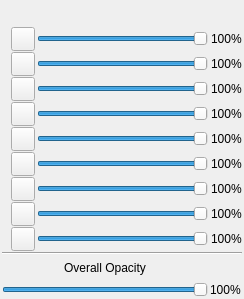
<?xml version="1.0" encoding="UTF-8"?>
<ui version="4.0">
 <class>LMColorPropertiesFrame</class>
 <widget class="QFrame" name="LMColorPropertiesFrame">
  <property name="geometry">
   <rect>
    <x>0</x>
    <y>0</y>
    <width>244</width>
    <height>299</height>
   </rect>
  </property>
  <property name="sizePolicy">
   <sizepolicy hsizetype="Preferred" vsizetype="Maximum">
    <horstretch>0</horstretch>
    <verstretch>0</verstretch>
   </sizepolicy>
  </property>
  <property name="minimumSize">
   <size>
    <width>0</width>
    <height>285</height>
   </size>
  </property>
  <property name="windowTitle">
   <string>Frame</string>
  </property>
  <layout class="QGridLayout" name="gridLayout">
   <property name="leftMargin">
    <number>2</number>
   </property>
   <property name="topMargin">
    <number>2</number>
   </property>
   <property name="rightMargin">
    <number>2</number>
   </property>
   <property name="bottomMargin">
    <number>2</number>
   </property>
   <property name="horizontalSpacing">
    <number>2</number>
   </property>
   <property name="verticalSpacing">
    <number>1</number>
   </property>
   <item row="2" column="3">
    <widget class="QLabel" name="pct_label_1">
     <property name="font">
      <font>
       <family>Segoe UI</family>
       <pointsize>9</pointsize>
      </font>
     </property>
     <property name="text">
      <string>100%</string>
     </property>
     <property name="indent">
      <number>1</number>
     </property>
    </widget>
   </item>
   <item row="5" column="1">
    <widget class="QPushButton" name="label_button_4">
     <property name="sizePolicy">
      <sizepolicy hsizetype="Fixed" vsizetype="Fixed">
       <horstretch>0</horstretch>
       <verstretch>0</verstretch>
      </sizepolicy>
     </property>
     <property name="minimumSize">
      <size>
       <width>24</width>
       <height>24</height>
      </size>
     </property>
     <property name="maximumSize">
      <size>
       <width>24</width>
       <height>24</height>
      </size>
     </property>
     <property name="font">
      <font>
       <family>Segoe UI</family>
       <pointsize>9</pointsize>
      </font>
     </property>
     <property name="toolTip">
      <string>Edit...</string>
     </property>
     <property name="text">
      <string/>
     </property>
    </widget>
   </item>
   <item row="5" column="2">
    <widget class="QSlider" name="alpha_slider_4">
     <property name="maximum">
      <number>100</number>
     </property>
     <property name="value">
      <number>100</number>
     </property>
     <property name="orientation">
      <enum>Qt::Horizontal</enum>
     </property>
    </widget>
   </item>
   <item row="0" column="2">
    <widget class="QLabel" name="label_2">
     <property name="sizePolicy">
      <sizepolicy hsizetype="Preferred" vsizetype="Fixed">
       <horstretch>0</horstretch>
       <verstretch>0</verstretch>
      </sizepolicy>
     </property>
     <property name="minimumSize">
      <size>
       <width>0</width>
       <height>24</height>
      </size>
     </property>
     <property name="maximumSize">
      <size>
       <width>16777215</width>
       <height>24</height>
      </size>
     </property>
     <property name="font">
      <font>
       <family>Segoe UI</family>
       <pointsize>9</pointsize>
      </font>
     </property>
     <property name="text">
      <string/>
     </property>
     <property name="alignment">
      <set>Qt::AlignCenter</set>
     </property>
    </widget>
   </item>
   <item row="1" column="3">
    <widget class="QLabel" name="pct_label_0">
     <property name="font">
      <font>
       <family>Segoe UI</family>
       <pointsize>9</pointsize>
      </font>
     </property>
     <property name="text">
      <string>100%</string>
     </property>
     <property name="indent">
      <number>1</number>
     </property>
    </widget>
   </item>
   <item row="12" column="0" colspan="3">
    <widget class="QSlider" name="overall_alpha">
     <property name="maximum">
      <number>100</number>
     </property>
     <property name="value">
      <number>100</number>
     </property>
     <property name="orientation">
      <enum>Qt::Horizontal</enum>
     </property>
    </widget>
   </item>
   <item row="3" column="2">
    <widget class="QSlider" name="alpha_slider_2">
     <property name="maximum">
      <number>100</number>
     </property>
     <property name="value">
      <number>100</number>
     </property>
     <property name="orientation">
      <enum>Qt::Horizontal</enum>
     </property>
    </widget>
   </item>
   <item row="1" column="2">
    <widget class="QSlider" name="alpha_slider_0">
     <property name="maximum">
      <number>100</number>
     </property>
     <property name="value">
      <number>100</number>
     </property>
     <property name="orientation">
      <enum>Qt::Horizontal</enum>
     </property>
    </widget>
   </item>
   <item row="7" column="2">
    <widget class="QSlider" name="alpha_slider_6">
     <property name="maximum">
      <number>100</number>
     </property>
     <property name="value">
      <number>100</number>
     </property>
     <property name="orientation">
      <enum>Qt::Horizontal</enum>
     </property>
    </widget>
   </item>
   <item row="9" column="2">
    <widget class="QSlider" name="alpha_slider_8">
     <property name="maximum">
      <number>100</number>
     </property>
     <property name="value">
      <number>100</number>
     </property>
     <property name="orientation">
      <enum>Qt::Horizontal</enum>
     </property>
    </widget>
   </item>
   <item row="6" column="0">
    <widget class="QLabel" name="label_label_5">
     <property name="font">
      <font>
       <family>Segoe UI</family>
       <pointsize>9</pointsize>
      </font>
     </property>
     <property name="text">
      <string/>
     </property>
     <property name="alignment">
      <set>Qt::AlignCenter</set>
     </property>
    </widget>
   </item>
   <item row="2" column="2">
    <widget class="QSlider" name="alpha_slider_1">
     <property name="maximum">
      <number>100</number>
     </property>
     <property name="value">
      <number>100</number>
     </property>
     <property name="orientation">
      <enum>Qt::Horizontal</enum>
     </property>
    </widget>
   </item>
   <item row="6" column="2">
    <widget class="QSlider" name="alpha_slider_5">
     <property name="maximum">
      <number>100</number>
     </property>
     <property name="value">
      <number>100</number>
     </property>
     <property name="orientation">
      <enum>Qt::Horizontal</enum>
     </property>
    </widget>
   </item>
   <item row="4" column="0">
    <widget class="QLabel" name="label_label_3">
     <property name="font">
      <font>
       <family>Segoe UI</family>
       <pointsize>9</pointsize>
      </font>
     </property>
     <property name="text">
      <string/>
     </property>
     <property name="alignment">
      <set>Qt::AlignCenter</set>
     </property>
    </widget>
   </item>
   <item row="7" column="0">
    <widget class="QLabel" name="label_label_6">
     <property name="font">
      <font>
       <family>Segoe UI</family>
       <pointsize>9</pointsize>
      </font>
     </property>
     <property name="text">
      <string/>
     </property>
     <property name="alignment">
      <set>Qt::AlignCenter</set>
     </property>
    </widget>
   </item>
   <item row="4" column="3">
    <widget class="QLabel" name="pct_label_3">
     <property name="font">
      <font>
       <family>Segoe UI</family>
       <pointsize>9</pointsize>
      </font>
     </property>
     <property name="text">
      <string>100%</string>
     </property>
     <property name="indent">
      <number>1</number>
     </property>
    </widget>
   </item>
   <item row="2" column="0">
    <widget class="QLabel" name="label_label_1">
     <property name="font">
      <font>
       <family>Segoe UI</family>
       <pointsize>9</pointsize>
      </font>
     </property>
     <property name="text">
      <string/>
     </property>
     <property name="alignment">
      <set>Qt::AlignCenter</set>
     </property>
    </widget>
   </item>
   <item row="9" column="3">
    <widget class="QLabel" name="pct_label_8">
     <property name="font">
      <font>
       <family>Segoe UI</family>
       <pointsize>9</pointsize>
      </font>
     </property>
     <property name="text">
      <string>100%</string>
     </property>
     <property name="indent">
      <number>1</number>
     </property>
    </widget>
   </item>
   <item row="6" column="1">
    <widget class="QPushButton" name="label_button_5">
     <property name="sizePolicy">
      <sizepolicy hsizetype="Fixed" vsizetype="Fixed">
       <horstretch>0</horstretch>
       <verstretch>0</verstretch>
      </sizepolicy>
     </property>
     <property name="minimumSize">
      <size>
       <width>24</width>
       <height>24</height>
      </size>
     </property>
     <property name="maximumSize">
      <size>
       <width>24</width>
       <height>24</height>
      </size>
     </property>
     <property name="font">
      <font>
       <family>Segoe UI</family>
       <pointsize>9</pointsize>
      </font>
     </property>
     <property name="toolTip">
      <string>Edit...</string>
     </property>
     <property name="text">
      <string/>
     </property>
    </widget>
   </item>
   <item row="3" column="0">
    <widget class="QLabel" name="label_label_2">
     <property name="font">
      <font>
       <family>Segoe UI</family>
       <pointsize>9</pointsize>
      </font>
     </property>
     <property name="text">
      <string/>
     </property>
     <property name="alignment">
      <set>Qt::AlignCenter</set>
     </property>
    </widget>
   </item>
   <item row="6" column="3">
    <widget class="QLabel" name="pct_label_5">
     <property name="font">
      <font>
       <family>Segoe UI</family>
       <pointsize>9</pointsize>
      </font>
     </property>
     <property name="text">
      <string>100%</string>
     </property>
     <property name="indent">
      <number>1</number>
     </property>
    </widget>
   </item>
   <item row="7" column="3">
    <widget class="QLabel" name="pct_label_6">
     <property name="font">
      <font>
       <family>Segoe UI</family>
       <pointsize>9</pointsize>
      </font>
     </property>
     <property name="text">
      <string>100%</string>
     </property>
     <property name="indent">
      <number>1</number>
     </property>
    </widget>
   </item>
   <item row="8" column="2">
    <widget class="QSlider" name="alpha_slider_7">
     <property name="maximum">
      <number>100</number>
     </property>
     <property name="value">
      <number>100</number>
     </property>
     <property name="orientation">
      <enum>Qt::Horizontal</enum>
     </property>
    </widget>
   </item>
   <item row="5" column="0">
    <widget class="QLabel" name="label_label_4">
     <property name="font">
      <font>
       <family>Segoe UI</family>
       <pointsize>9</pointsize>
      </font>
     </property>
     <property name="text">
      <string/>
     </property>
     <property name="alignment">
      <set>Qt::AlignCenter</set>
     </property>
    </widget>
   </item>
   <item row="1" column="0">
    <widget class="QLabel" name="label_label_0">
     <property name="font">
      <font>
       <family>Segoe UI</family>
       <pointsize>9</pointsize>
      </font>
     </property>
     <property name="text">
      <string/>
     </property>
     <property name="alignment">
      <set>Qt::AlignCenter</set>
     </property>
    </widget>
   </item>
   <item row="5" column="3">
    <widget class="QLabel" name="pct_label_4">
     <property name="font">
      <font>
       <family>Segoe UI</family>
       <pointsize>9</pointsize>
      </font>
     </property>
     <property name="text">
      <string>100%</string>
     </property>
     <property name="indent">
      <number>1</number>
     </property>
    </widget>
   </item>
   <item row="11" column="0" colspan="3">
    <widget class="QLabel" name="label_4">
     <property name="font">
      <font>
       <family>Segoe UI</family>
       <pointsize>9</pointsize>
      </font>
     </property>
     <property name="text">
      <string>Overall Opacity</string>
     </property>
     <property name="alignment">
      <set>Qt::AlignCenter</set>
     </property>
    </widget>
   </item>
   <item row="4" column="1">
    <widget class="QPushButton" name="label_button_3">
     <property name="sizePolicy">
      <sizepolicy hsizetype="Fixed" vsizetype="Fixed">
       <horstretch>0</horstretch>
       <verstretch>0</verstretch>
      </sizepolicy>
     </property>
     <property name="minimumSize">
      <size>
       <width>24</width>
       <height>24</height>
      </size>
     </property>
     <property name="maximumSize">
      <size>
       <width>24</width>
       <height>24</height>
      </size>
     </property>
     <property name="font">
      <font>
       <family>Segoe UI</family>
       <pointsize>9</pointsize>
      </font>
     </property>
     <property name="toolTip">
      <string>Edit...</string>
     </property>
     <property name="text">
      <string/>
     </property>
    </widget>
   </item>
   <item row="0" column="0">
    <widget class="QLabel" name="label_3">
     <property name="sizePolicy">
      <sizepolicy hsizetype="Preferred" vsizetype="Fixed">
       <horstretch>0</horstretch>
       <verstretch>0</verstretch>
      </sizepolicy>
     </property>
     <property name="minimumSize">
      <size>
       <width>0</width>
       <height>24</height>
      </size>
     </property>
     <property name="maximumSize">
      <size>
       <width>16777215</width>
       <height>24</height>
      </size>
     </property>
     <property name="font">
      <font>
       <family>Segoe UI</family>
       <pointsize>9</pointsize>
      </font>
     </property>
     <property name="text">
      <string/>
     </property>
     <property name="alignment">
      <set>Qt::AlignCenter</set>
     </property>
    </widget>
   </item>
   <item row="8" column="0">
    <widget class="QLabel" name="label_label_7">
     <property name="font">
      <font>
       <family>Segoe UI</family>
       <pointsize>9</pointsize>
      </font>
     </property>
     <property name="text">
      <string/>
     </property>
     <property name="alignment">
      <set>Qt::AlignCenter</set>
     </property>
    </widget>
   </item>
   <item row="8" column="3">
    <widget class="QLabel" name="pct_label_7">
     <property name="font">
      <font>
       <family>Segoe UI</family>
       <pointsize>9</pointsize>
      </font>
     </property>
     <property name="text">
      <string>100%</string>
     </property>
     <property name="indent">
      <number>1</number>
     </property>
    </widget>
   </item>
   <item row="12" column="3">
    <widget class="QLabel" name="label_5">
     <property name="font">
      <font>
       <family>Segoe UI</family>
       <pointsize>9</pointsize>
      </font>
     </property>
     <property name="text">
      <string>100%</string>
     </property>
    </widget>
   </item>
   <item row="2" column="1">
    <widget class="QPushButton" name="label_button_1">
     <property name="sizePolicy">
      <sizepolicy hsizetype="Fixed" vsizetype="Fixed">
       <horstretch>0</horstretch>
       <verstretch>0</verstretch>
      </sizepolicy>
     </property>
     <property name="minimumSize">
      <size>
       <width>24</width>
       <height>24</height>
      </size>
     </property>
     <property name="maximumSize">
      <size>
       <width>24</width>
       <height>24</height>
      </size>
     </property>
     <property name="font">
      <font>
       <family>Segoe UI</family>
       <pointsize>9</pointsize>
      </font>
     </property>
     <property name="toolTip">
      <string>Edit...</string>
     </property>
     <property name="text">
      <string/>
     </property>
    </widget>
   </item>
   <item row="3" column="3">
    <widget class="QLabel" name="pct_label_2">
     <property name="font">
      <font>
       <family>Segoe UI</family>
       <pointsize>9</pointsize>
      </font>
     </property>
     <property name="text">
      <string>100%</string>
     </property>
     <property name="indent">
      <number>1</number>
     </property>
    </widget>
   </item>
   <item row="1" column="1">
    <widget class="QPushButton" name="label_button_0">
     <property name="sizePolicy">
      <sizepolicy hsizetype="Fixed" vsizetype="Fixed">
       <horstretch>0</horstretch>
       <verstretch>0</verstretch>
      </sizepolicy>
     </property>
     <property name="minimumSize">
      <size>
       <width>24</width>
       <height>24</height>
      </size>
     </property>
     <property name="maximumSize">
      <size>
       <width>24</width>
       <height>24</height>
      </size>
     </property>
     <property name="font">
      <font>
       <family>Segoe UI</family>
       <pointsize>9</pointsize>
      </font>
     </property>
     <property name="toolTip">
      <string>Edit...</string>
     </property>
     <property name="text">
      <string/>
     </property>
    </widget>
   </item>
   <item row="7" column="1">
    <widget class="QPushButton" name="label_button_6">
     <property name="sizePolicy">
      <sizepolicy hsizetype="Fixed" vsizetype="Fixed">
       <horstretch>0</horstretch>
       <verstretch>0</verstretch>
      </sizepolicy>
     </property>
     <property name="minimumSize">
      <size>
       <width>24</width>
       <height>24</height>
      </size>
     </property>
     <property name="maximumSize">
      <size>
       <width>24</width>
       <height>24</height>
      </size>
     </property>
     <property name="font">
      <font>
       <family>Segoe UI</family>
       <pointsize>9</pointsize>
      </font>
     </property>
     <property name="toolTip">
      <string>Edit...</string>
     </property>
     <property name="text">
      <string/>
     </property>
    </widget>
   </item>
   <item row="3" column="1">
    <widget class="QPushButton" name="label_button_2">
     <property name="sizePolicy">
      <sizepolicy hsizetype="Fixed" vsizetype="Fixed">
       <horstretch>0</horstretch>
       <verstretch>0</verstretch>
      </sizepolicy>
     </property>
     <property name="minimumSize">
      <size>
       <width>24</width>
       <height>24</height>
      </size>
     </property>
     <property name="maximumSize">
      <size>
       <width>24</width>
       <height>24</height>
      </size>
     </property>
     <property name="font">
      <font>
       <family>Segoe UI</family>
       <pointsize>9</pointsize>
      </font>
     </property>
     <property name="toolTip">
      <string>Edit...</string>
     </property>
     <property name="text">
      <string/>
     </property>
    </widget>
   </item>
   <item row="0" column="1">
    <widget class="QLabel" name="label">
     <property name="sizePolicy">
      <sizepolicy hsizetype="Preferred" vsizetype="Fixed">
       <horstretch>0</horstretch>
       <verstretch>0</verstretch>
      </sizepolicy>
     </property>
     <property name="minimumSize">
      <size>
       <width>0</width>
       <height>24</height>
      </size>
     </property>
     <property name="maximumSize">
      <size>
       <width>16777215</width>
       <height>24</height>
      </size>
     </property>
     <property name="font">
      <font>
       <family>Segoe UI</family>
       <pointsize>9</pointsize>
      </font>
     </property>
     <property name="text">
      <string/>
     </property>
     <property name="alignment">
      <set>Qt::AlignCenter</set>
     </property>
    </widget>
   </item>
   <item row="8" column="1">
    <widget class="QPushButton" name="label_button_7">
     <property name="sizePolicy">
      <sizepolicy hsizetype="Fixed" vsizetype="Fixed">
       <horstretch>0</horstretch>
       <verstretch>0</verstretch>
      </sizepolicy>
     </property>
     <property name="minimumSize">
      <size>
       <width>24</width>
       <height>24</height>
      </size>
     </property>
     <property name="maximumSize">
      <size>
       <width>24</width>
       <height>24</height>
      </size>
     </property>
     <property name="font">
      <font>
       <family>Segoe UI</family>
       <pointsize>9</pointsize>
      </font>
     </property>
     <property name="toolTip">
      <string>Edit...</string>
     </property>
     <property name="text">
      <string/>
     </property>
    </widget>
   </item>
   <item row="9" column="1">
    <widget class="QPushButton" name="label_button_8">
     <property name="sizePolicy">
      <sizepolicy hsizetype="Fixed" vsizetype="Fixed">
       <horstretch>0</horstretch>
       <verstretch>0</verstretch>
      </sizepolicy>
     </property>
     <property name="minimumSize">
      <size>
       <width>24</width>
       <height>24</height>
      </size>
     </property>
     <property name="maximumSize">
      <size>
       <width>24</width>
       <height>24</height>
      </size>
     </property>
     <property name="font">
      <font>
       <family>Segoe UI</family>
       <pointsize>9</pointsize>
      </font>
     </property>
     <property name="toolTip">
      <string>Edit...</string>
     </property>
     <property name="text">
      <string/>
     </property>
    </widget>
   </item>
   <item row="4" column="2">
    <widget class="QSlider" name="alpha_slider_3">
     <property name="maximum">
      <number>100</number>
     </property>
     <property name="value">
      <number>100</number>
     </property>
     <property name="orientation">
      <enum>Qt::Horizontal</enum>
     </property>
    </widget>
   </item>
   <item row="9" column="0">
    <widget class="QLabel" name="label_label_8">
     <property name="font">
      <font>
       <family>Segoe UI</family>
       <pointsize>9</pointsize>
      </font>
     </property>
     <property name="text">
      <string/>
     </property>
     <property name="alignment">
      <set>Qt::AlignCenter</set>
     </property>
    </widget>
   </item>
   <item row="10" column="0" colspan="4">
    <widget class="Line" name="line">
     <property name="minimumSize">
      <size>
       <width>0</width>
       <height>2</height>
      </size>
     </property>
     <property name="maximumSize">
      <size>
       <width>16777215</width>
       <height>2</height>
      </size>
     </property>
     <property name="orientation">
      <enum>Qt::Horizontal</enum>
     </property>
    </widget>
   </item>
  </layout>
 </widget>
 <resources/>
 <connections/>
</ui>
